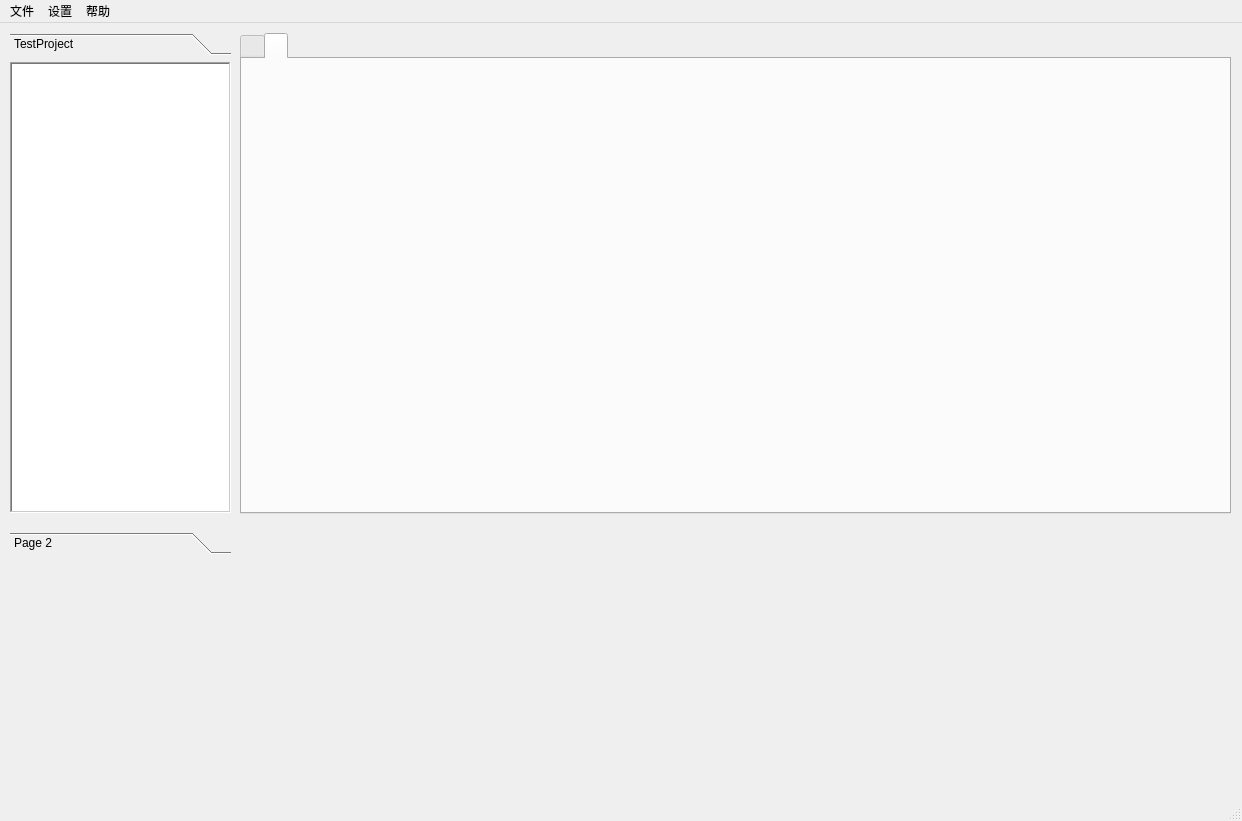
<?xml version="1.0" encoding="UTF-8"?>
<ui version="4.0">
 <class>MainWindow</class>
 <widget class="QMainWindow" name="MainWindow">
  <property name="geometry">
   <rect>
    <x>0</x>
    <y>0</y>
    <width>1242</width>
    <height>821</height>
   </rect>
  </property>
  <property name="sizePolicy">
   <sizepolicy hsizetype="Preferred" vsizetype="Preferred">
    <horstretch>100</horstretch>
    <verstretch>0</verstretch>
   </sizepolicy>
  </property>
  <property name="windowTitle">
   <string>MainWindow</string>
  </property>
  <widget class="QWidget" name="centralwidget">
   <widget class="QTabWidget" name="tabWidget">
    <property name="geometry">
     <rect>
      <x>240</x>
      <y>10</y>
      <width>991</width>
      <height>481</height>
     </rect>
    </property>
    <property name="currentIndex">
     <number>1</number>
    </property>
    <widget class="QWidget" name="tabWidgetPage1" native="true">
     <attribute name="title">
      <string/>
     </attribute>
    </widget>
    <widget class="QWidget" name="Data" native="true">
     <attribute name="title">
      <string/>
     </attribute>
    </widget>
   </widget>
   <widget class="QToolBox" name="toolBox">
    <property name="geometry">
     <rect>
      <x>10</x>
      <y>10</y>
      <width>221</width>
      <height>521</height>
     </rect>
    </property>
    <property name="currentIndex">
     <number>0</number>
    </property>
    <widget class="QWidget" name="TestProject">
     <property name="geometry">
      <rect>
       <x>0</x>
       <y>0</y>
       <width>221</width>
       <height>461</height>
      </rect>
     </property>
     <attribute name="label">
      <string>TestProject</string>
     </attribute>
     <widget class="QTreeView" name="treeView">
      <property name="geometry">
       <rect>
        <x>0</x>
        <y>1</y>
        <width>221</width>
        <height>451</height>
       </rect>
      </property>
      <property name="frameShape">
       <enum>QFrame::WinPanel</enum>
      </property>
      <property name="frameShadow">
       <enum>QFrame::Sunken</enum>
      </property>
     </widget>
    </widget>
    <widget class="QWidget" name="page_2">
     <property name="geometry">
      <rect>
       <x>0</x>
       <y>0</y>
       <width>221</width>
       <height>461</height>
      </rect>
     </property>
     <attribute name="label">
      <string>Page 2</string>
     </attribute>
    </widget>
   </widget>
  </widget>
  <widget class="QMenuBar" name="menubar">
   <property name="geometry">
    <rect>
     <x>0</x>
     <y>0</y>
     <width>1242</width>
     <height>26</height>
    </rect>
   </property>
   <widget class="QMenu" name="files">
    <property name="title">
     <string>文件</string>
    </property>
    <addaction name="actionNew_Project"/>
    <addaction name="actionOpen_Project"/>
   </widget>
   <widget class="QMenu" name="setup">
    <property name="title">
     <string>设置</string>
    </property>
    <addaction name="probe"/>
    <addaction name="tester"/>
   </widget>
   <widget class="QMenu" name="help">
    <property name="title">
     <string>帮助</string>
    </property>
   </widget>
   <addaction name="files"/>
   <addaction name="setup"/>
   <addaction name="help"/>
  </widget>
  <widget class="QStatusBar" name="statusbar"/>
  <action name="probe">
   <property name="text">
    <string>探针台设置</string>
   </property>
  </action>
  <action name="tester">
   <property name="text">
    <string>测试仪设置</string>
   </property>
  </action>
  <action name="actionOpen_Project">
   <property name="text">
    <string>Open Project</string>
   </property>
  </action>
  <action name="actionNew_Project">
   <property name="text">
    <string>New Project</string>
   </property>
  </action>
 </widget>
 <resources/>
 <connections/>
</ui>
